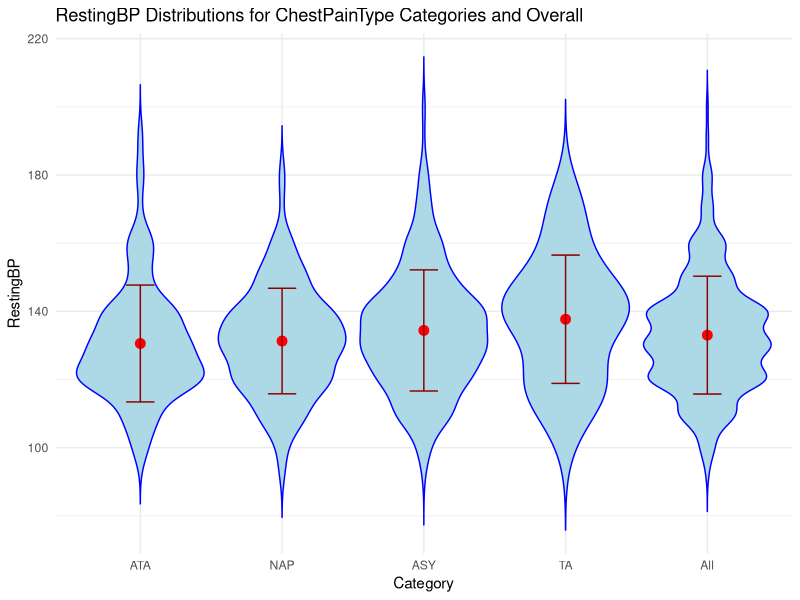

Here is the R script that generated this plot:
library(ggplot2)
library(dplyr)

heart_data <- read.csv("heart.csv")

heart_data$ChestPainTypeOverall <- 'All'

# Durchschnitt und Varianz berechnen
stats <- heart_data %>%
  group_by(ChestPainType) %>%
  summarise(
    Mean = mean(RestingBP, na.rm = TRUE),
    SD = sd(RestingBP, na.rm = TRUE)
  ) %>%
  ungroup() 

overall_stats <- data.frame(
  ChestPainType = "All",
  Mean = mean(heart_data$RestingBP, na.rm = TRUE),
  SD = sd(heart_data$RestingBP, na.rm = TRUE)
)

stats <- rbind(stats, overall_stats)

# Violin-Grafik
p <- ggplot() +
  geom_violin(data = heart_data, aes(x=ChestPainTypeOverall, y=RestingBP), trim=FALSE, fill="lightblue", color="blue", scale="width") +
  geom_violin(data = heart_data, aes(x=ChestPainType, y=RestingBP), trim=FALSE, fill="lightblue", color="blue", scale="width") +
  geom_point(data = stats, aes(x=ChestPainType, y=Mean), color="red", size=3) +
  geom_errorbar(data = stats, aes(x=ChestPainType, ymin=Mean-SD, ymax=Mean+SD), width=0.2, color="darkred") +
  labs(title="RestingBP Distributions for ChestPainType Categories and Overall",
       x="Category",
       y="RestingBP") +
  theme_minimal() +
  scale_x_discrete(limits=c(unique(heart_data$ChestPainType), "All"))

print(p)